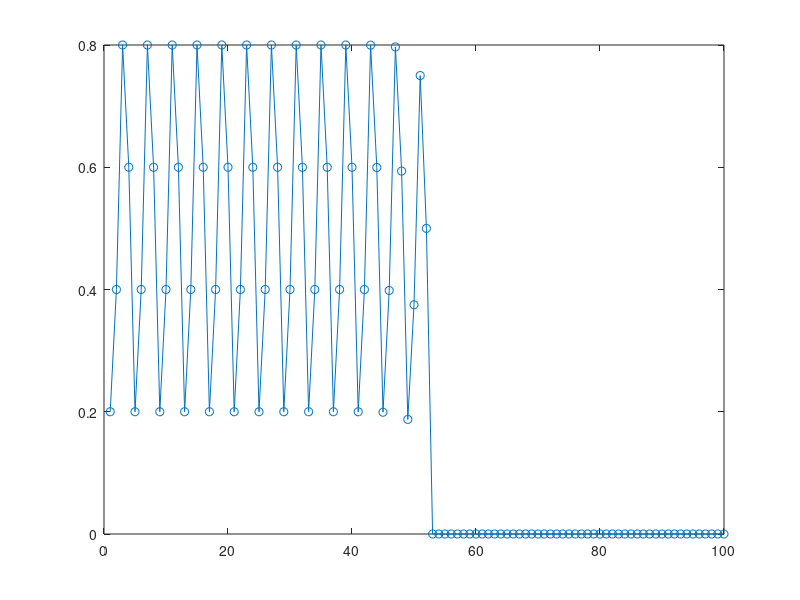

This chart was generated by the following MATLAB code:
clear;
q=[];

a=0.6;
n=100;
for i=1:n
    a=2*a-1;
    if a<0  %probar con <=
        a=a+1;
    end
    q=[q a];
%     a=round(a,1);
end
plot(1:n,q,'o-');